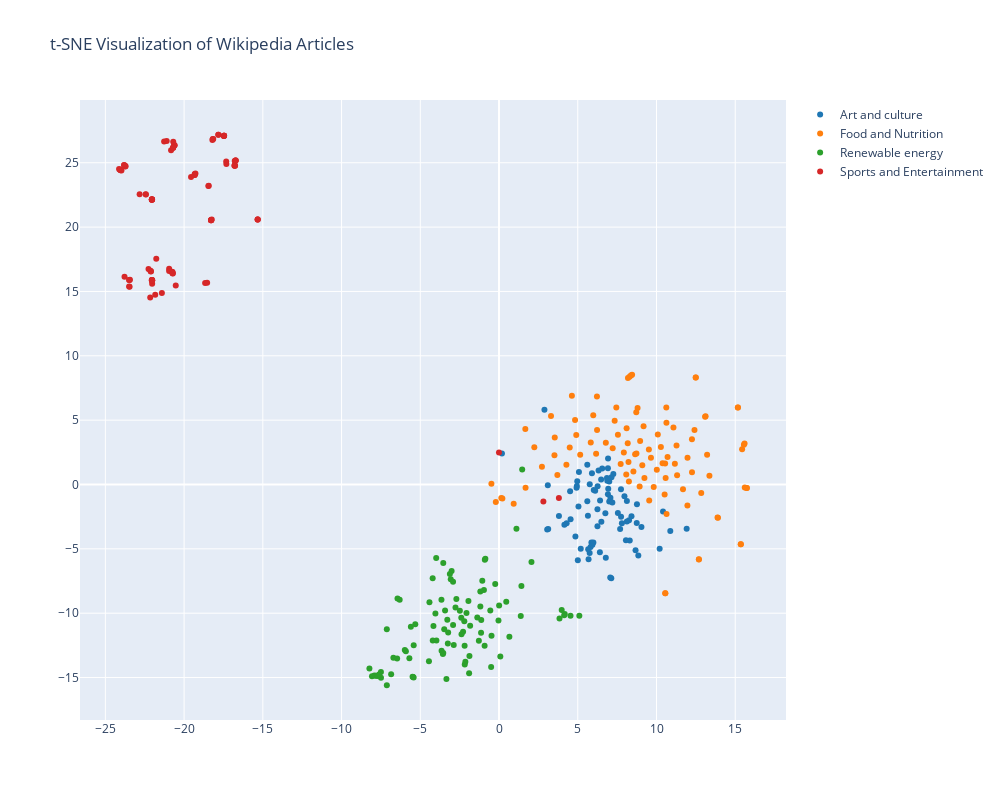

Notebook code cell kept with this figure:
### Code cell
from sklearn.feature_extraction.text import TfidfVectorizer
from sklearn.manifold import TSNE
import matplotlib.cm as cm
import numpy as np
import plotly.graph_objects as go

vectorizer = TfidfVectorizer()

# Initialize lists for the corpus, labels, and article titles
corpus = []
labels = []
article_titles = []

# Populate the lists
for theme, articles in data.items():
    for article_title, article_text in articles.items():
        corpus.append(article_text)
        labels.append(theme)
        article_titles.append(article_title)

# Ensure the lists have the same length
assert len(corpus) == len(labels) == len(article_titles)

# Create a TF-IDF matrix from the corpus
X = vectorizer.fit_transform(corpus)

# Use t-SNE to reduce the TF-IDF matrix to two dimensions
X_embedded = TSNE(n_components=2).fit_transform(X.toarray())

# Ensure the number of rows in X_embedded matches the number of articles
assert X_embedded.shape[0] == len(corpus)

layout = go.Layout(
    title='t-SNE Visualization of Wikipedia Articles',
    hovermode='closest',
    autosize=False,
    width=1000,
    height=800
)

# Color map
colors = ["#1f77b4", "#ff7f0e", "#2ca02c", "#d62728", "#9467bd", "#8c564b", "#e377c2", "#7f7f7f", "#bcbd22", "#17becf"]

# Create a trace for each theme
traces = []
for i, theme in enumerate(data.keys()):
    indices = [j for j, x in enumerate(labels) if x == theme]

    x_coords = [X_embedded[i, 0] for i in indices]
    y_coords = [X_embedded[i, 1] for i in indices]

    traces.append(
        go.Scatter(
            x=x_coords,
            y=y_coords,
            mode='markers',
            name=theme,
            marker=dict(color=colors[i % len(colors)]),  # Use a color from the custom color map
            text=[article_titles[j] for j in indices],  # hover text
            hoverinfo='text'
        )
    )

fig = go.Figure(data=traces, layout=layout)

fig.show()

### Figure 1 — Plotly figure (JSON) as saved in the notebook; plotly's stock layout.template omitted (floating-point values rounded to 4 significant figures)
{"data": [{"hoverinfo": "text", "marker": {"color": "#1f77b4"}, "mode": "markers", "name": "Art and culture", "text": ["Interculturalism", "World-Information.Org", "Serious game", "Materials science in science fiction", "Allegro Non Troppo", "Evolution (2001 film)", "Early Man (film)", "WALL-E", "Missing Link (1988 film)", "The Hills Have Eyes (2006 film)", "The Lost Skeleton of Cadavra", "The Toxic Avenger (1984 film)", "X-Men: The Official Game", "X-Men Origins: Wolverine (video game)", "X2: Wolverine's Revenge", "Generation X (film)", "Welcome to the Party (Diplo, French Montana and Lil Pump song)", "Wade Wilson (film character)", "X-Men (film series)", "Deadpool", "Deadpool (soundtrack)", "Deadpool 2 (soundtrack)", "Deadpool 2", "Deadpool 3", "Ashes (Celine Dion song)", "Deadpool and Korg React", "List of accolades received by Deadpool (film)", "Deadpool (film)", "Marketing for Deadpool (film)", "No Good Deed (2017 film)", "Dark Phoenix (film)", "X-Men: Days of Future Past", "X2 (film)", "X-Men: Days of Future Past (soundtrack)", "X-Men: Apocalypse (soundtrack)", "Dark Phoenix (soundtrack)", "X-Men (film)", "X-Men: First Class", "List of unproduced X-Men film series projects", "The New Mutants (film)", "X-Men: First Class (soundtrack)", "X-Men: The Last Stand (soundtrack)", "X-Men: Apocalypse", "Peter Maximoff", "Magneto (film character)", "Jean Grey (film character)", "Mystique (film character)", "Logan (film character)", "Charles Xavier (film character)", "List of X-Men film series cast members", "Gambit (unproduced film)", "X-Men: The Last Stand", "X-Men Origins: Wolverine", "The Wolverine (soundtrack)", "Logan (film)", "Wolverine in other media", "Logan (soundtrack)", "The Wolverine (film)", "Marvel Animated Features", "Ultra Warrior", "Krrish 3", "Class of Nuke 'Em High 2: Subhumanoid Meltdown", "Teenage Mutant Ninja Turtles III", "Teenage Mutant Ninja Turtles II: The Secret of the Ooze", "Casey Jones (film)", "Teenage Mutant Ninja Turtles (2014 film)", "Teenage Mutant Ninja Turtles: Out of the Shadows (soundtrack)", "Teenage Mutant Ninja Turtles: Out of the Shadows", "Shell Shocked (song)", "Teenage Mutant Ninja Turtles: The Score", "Teenage Mutant Ninja Turtles in film", "Turtles Forever", "Cartoon All-Stars to the Rescue", "Rise of the Teenage Mutant Ninja Turtles: The Movie", "Batman vs. Teenage Mutant Ninja Turtles", "Teenage Mutant Ninja Turtles: Mutant Mayhem", "Chip 'n Dale: Rescue Rangers (film)", "TMNT (film)"], "type": "scatter", "x": [11.92, 10.88, 0.1859, 2.883, 6.249, 7.965, 8.759, 6.416, 5.645, 7.744, 8.121, 6.498, 4.969, 4.942, 4.925, 6.914, 8.847, 8.412, 6.916, 8.744, 8.3, 8.059, 7.547, 8.256, 8.67, 9.044, 7.689, 7.75, 7.802, 8.119, 6.935, 7.0, 6.485, 4.294, 4.151, 3.804, 6.853, 7.259, 7.075, 7.0, 4.545, 10.2, 6.877, 5.902, 6.552, 5.605, 6.925, 5.761, 6.321, 5.074, 7.196, 7.141, 6.261, 3.059, 6.107, 4.514, 3.123, 6.016, 5.606, 3.098, 5.045, 6.25, 5.756, 5.813, 6.781, 5.866, 4.851, 5.93, 7.129, 7.061, 5.663, 5.686, 10.41, 6.404, 5.004, 5.19, 6.753, 5.991], "y": [-3.443, -3.604, 2.404, 5.804, -1.917, -0.906, -1.535, -1.253, -2.435, -0.3767, -1.285, -2.901, 0.2556, -0.1114, -0.2494, 1.261, -5.527, -2.475, -0.7491, -3.001, -4.346, -4.342, -2.205, -2.777, -5.107, -3.304, -3.455, -2.51, -3.006, -2.879, -0.3208, 0.2354, 0.3851, -3.004, -3.135, -2.453, 0.514, 0.8207, -1.034, -1.321, -2.701, -4.992, 0.2846, 0.8721, 1.243, 1.533, 2.027, 0.02012, 1.084, 0.9674, -1.394, 0.5569, -0.1355, -3.49, -0.478, -0.5245, -3.455, -0.4313, -1.304, -0.0632, -1.708, -3.243, -5.327, -4.856, -5.69, -4.516, -4.037, -4.674, -7.284, -7.229, -5.041, -5.808, -2.098, -5.27, -5.888, -4.992, -2.228, -4.498]}, {"hoverinfo": "text", "marker": {"color": "#ff7f0e"}, "mode": "markers", "name": "Food and Nutrition", "text": ["List of foods by protein content", "Mud cookie", "Food insecurity among college students in the United States", "Starvation", "Along Came Daffy", "Starvation response", "Deiodinase", "Limos", "Xibalba", "Minnesota Starvation Experiment", "Immurement", "The Free Besieged", "Bartleby, the Scrivener", "Thidwick the Big-Hearted Moose", "Andreas Mihavecz", "Boris Goltz", "Andrew of Hungary, Prince of Halych", "Linda Hazzard", "Kurt Gödel", "Yakov Perelman", "Leonid Kubbel", "Julia the Elder", "Patriarch Hermogenes of Moscow", "Daniil Kharms", "Alfred Flatow", "Eugeniusz Bodo", "Vera Timanova", "Archie Roberts (Australian footballer)", "Pausanias the Regent", "Robert O'Hara Burke", "Carl Schlechter", "Valdemar, Duke of Finland", "Pandolfo da Polenta", "Ugolino della Gherardesca", "Carlos, Prince of Asturias", "Anestis Delias", "Constantin Bivol", "Richard II of England", "Pavel Serebrovsky", "Jakub Kolski", "Chōtoku Kyan", "Maurycy Trębacz", "Drusus Caesar", "Jun Tsuji", "Margarete Zuelzer", "Duke Huan of Qi", "Lamberto II da Polenta", "Johannes Holzmann", "Gesang Martohartono", "Robert Falcon Scott", "Julia Livilla", "John Richardson (author)", "Heinrich George", "Marc Dutroux", "Karl Landauer", "Allen Francis Gardiner", "Maud de Braose", "Gustav Flatow", "Alexander Belyaev", "Elizaveta Ersberg", "Ludwig Becker (explorer)", "Izolda Izvitskaya", "Nazino tragedy", "Eluana Englaro", "Oleg Losev", "Anneliese Michel", "Sergey Kravkov (explorer)", "Robert Blemmell Schnebbelie", "Pope Silverius", "Hedwig Jahnow", "Feodosia Morozova", "Alpha Oumar Barry", "Chen Ru", "Bernat de Rocafort", "Fateh Singh (Sikhism)", "Prince Imperial Waneun", "Roman Lysko", "Crown Prince Sado", "Diallo Telli", "Fateh Singh (Sikh warrior)", "Thomas Johnson (monk)", "Marcus (son of Basiliscus)", "John Trehenban", "Livilla", "Jeongye Daewongun", "Celia Griffin", "Şehzade Ahmed Nuri", "Friedrich Minoux", "Benedict Joseph Labre", "Chanie Wenjack", "Ralph Shields", "Chris McCandless", "Tasman Roberts", "Ludwig Landmann", "Nikolaos Hatzidakis", "Ana Carolina Reston", "Ilya Rabinovich", "Vasily Rozanov"], "type": "scatter", "x": [-0.2039, 1.685, 0.93, 0.2116, 10.64, 0.1454, -0.4842, 7.926, 2.241, 8.534, 8.643, 10.52, 4.278, 3.52, 8.727, 10.63, 10.58, 11.96, 4.829, 3.301, 15.44, 8.187, 5.825, 6.226, 15.17, 9.538, 9.179, 15.35, 4.627, 12.69, 11.68, 11.17, 12.49, 12.84, 10.55, 9.824, 9.233, 10.39, 11.08, 15.59, 12.25, 13.21, 8.45, 5.983, 8.799, 11.31, 12.49, 12.41, 2.725, 8.248, 8.288, 13.36, 4.489, 7.726, 13.09, 8.928, 10.7, 15.16, 10.08, 7.55, 12.69, 7.343, 8.221, 6.782, 8.079, 7.218, 10.62, 11.97, 9.098, 8.716, 8.102, 13.9, 6.165, 10.02, 10.56, 15.74, 9.516, 15.61, 13.88, 10.56, 10.28, 6.217, 1.671, 8.372, 15.72, 8.173, 11.27, 4.904, 9.648, 3.706, 5.154, 3.538, 15.36, 13.12, 12.25, 7.448, 15.55, 8.962], "y": [-1.363, -0.2531, -1.499, -1.079, -2.297, -1.055, 0.05238, 2.487, 2.894, 1.001, 2.348, -0.7701, 1.532, 2.265, 2.415, 4.791, 0.5139, -1.628, 5.01, 5.329, 2.744, 8.272, 3.27, 4.238, 5.98, -1.24, 4.529, -4.643, 6.898, -5.829, -0.3765, 1.618, 8.323, -0.6702, 1.634, -0.1849, 0.4982, 1.643, 4.438, 3.183, 0.9551, 2.321, 8.523, 5.377, 5.939, 0.7192, 8.323, 4.238, 1.386, 0.2239, 8.37, 0.6822, 2.866, 1.593, 5.268, -0.1507, 2.142, 5.976, 3.895, 3.871, -5.817, 4.954, 1.753, 3.243, 0.7791, 2.818, 5.993, 2.084, 1.493, 5.61, 4.37, -2.588, 2.384, 1.144, -8.449, -0.2749, 2.719, -0.2332, -2.561, -8.452, 2.913, 6.831, 4.316, 8.465, -0.2708, 3.205, 3.023, 3.844, 2.071, 0.7381, 2.318, 3.648, -4.645, 5.31, 3.509, 5.991, 3.097, 3.387]}, {"hoverinfo": "text", "marker": {"color": "#2ca02c"}, "mode": "markers", "name": "Renewable energy", "text": ["Binary cycle", "Hydrothermal explosion", "GA Drilling", "New drilling technologies", "Pagosa hot springs", "Geothermal exploration", "Geothermal heating", "Ground source heat pump", "Copper in heat exchangers", "Enhanced geothermal system", "Solar augmented geothermal energy", "Geothermal power", "Don Stephens", "Dandelion Energy", "Seasonal thermal energy storage", "National Geothermal Data System", "Hatchōbaru Geothermal Power Plant", "Matsukawa Geothermal Power Plant", "Yunokawa Onsen (Hokkaido)", "Akinomiya Hot Springs", "Geothermal power in Japan", "Cerro Prieto Geothermal Power Station", "AltaRock Energy", "San Emidio Geothermal Plant", "Soda Lake Geothermal Plant", "Stillwater Triple Hybrid Power Plant", "McGinness Hills Geothermal Complex", "Beowawe, Nevada", "Blue Mountain Faulkner 1 Geothermal Power Plant", "Steamboat Springs (Nevada)", "Puna Geothermal Venture", "List of geothermal power stations in the United States", "The Geysers", "Bottle Rock Power Plant", "Coso Volcanic Field", "Mammoth Geothermal Complex", "Imperial Valley Geothermal Project", "Casa Diablo Hot Springs, California", "Chena Hot Springs, Alaska", "Peppermill Reno", "Geothermal Energy Association", "U.S. Geothermal", "QX Metals", "Geothermal energy in the United States", "Geothermal power in Iceland", "Seltún Hot Springs", "Hitaveita Suðurnesja", "Bjarnarflag Power Station", "Nesjavellir Geothermal Power Station", "Reykjanes Power Station", "Krafla Power Station", "Svartsengi Power Station", "Husavik Power station", "Hellisheiði Power Station", "Iceland Deep Drilling Project", "Reykjavik Geothermal", "Geysir Green Energy", "Tulu Moye Geothermal Power Station", "Corbetti Geothermal Power Station", "Aluto–Langano Geothermal Power Station", "Geothermal power in El Salvador", "Geothermal power in Ukraine", "Mount Salak", "Mount Sibayak", "Geothermal power in Indonesia", "Darajat Power Station", "Kamojang", "Wayang Windu Geothermal Power Station", "Geothermal energy in Italy", "Larderello", "Geothermal power in Italy", "Olkaria I Geothermal Power Station", "Olkaria IV Geothermal Power Station", "Menengai III Geothermal Power Station", "Olkaria VI Geothermal Power Station", "Akiira One Geothermal Power Station", "Olkaria II Geothermal Power Station", "Menengai I Geothermal Power Station", "Olkaria VII Geothermal Power Station", "Olkaria", "Olkaria III Geothermal Power Station", "Olkaria V Geothermal Power Station", "Turkana Geothermal Power Station", "Menengai II Geothermal Power Station", "Suswa Geothermal Power Station", "Geothermal power in Kenya", "Ngozi Geothermal Power Station", "Geothermal power in Germany", "Insheim Geothermal Power Station", "Apacheta-Aguilucho volcanic complex", "Geothermal power in Chile", "Puchuldiza", "Geothermal power in Romania", "Mutnovskaya Power Station", "Pauzhetskaya power station"], "type": "scatter", "x": [-4.215, -0.2418, -0.8685, -0.9011, 4.174, -1.944, -3.066, -3.122, -3.541, -0.9593, -2.764, -2.397, 1.106, -2.921, -3.011, 1.381, -3.23, -3.48, 5.1, 4.539, -2.918, -1.9, -1.188, -5.598, -1.835, -4.165, -2.176, -0.03479, -5.319, 3.98, -1.187, -2.138, -1.381, -1.131, 1.421, -6.31, -1.88, -6.448, 3.841, 2.06, -2.487, -3.341, -3.991, -2.206, -2.878, 4.138, -0.5015, -3.977, -3.649, -3.566, -4.208, -3.251, -4.451, -3.543, -1.063, -2.185, 0.08232, -5.984, -5.916, -5.42, -4.04, -2.709, 1.47, 0.6574, -1.141, -0.9155, -0.4773, -1.281, -3.656, -2.067, -3.426, -7.919, -7.721, -5.454, -7.5, -6.851, -7.823, -5.425, -7.497, -8.232, -8.068, -7.621, -6.709, -5.491, -6.471, -7.125, -5.694, -3.285, -7.127, 0.4585, -0.5551, 0.005175, -4.419, -2.283, -2.382], "y": [-7.291, -7.736, -5.774, -5.841, -10.07, -9.047, -7.365, -6.953, -6.096, -8.191, -9.567, -10.35, -3.43, -7.553, -6.722, -10.23, -11.49, -11.25, -10.2, -10.2, -10.91, -14.67, -8.312, -11.06, -10.98, -10.99, -13.98, -10.57, -10.87, -9.761, -9.482, -13.78, -10.34, -10.54, -7.887, -8.965, -13.33, -8.86, -10.42, -6.013, -9.819, -15.12, -5.72, -10.63, -12.48, -10.17, -14.19, -12.13, -12.91, -13.18, -12.12, -12.36, -13.73, -13.09, -7.472, -12.54, -13.36, -12.87, -12.96, -12.49, -10.03, -8.89, 1.163, -11.84, -11.53, -12.54, -11.75, -12.15, -8.949, -9.979, -9.789, -14.85, -14.89, -14.95, -14.58, -14.74, -14.85, -15.0, -15.02, -14.3, -14.91, -14.76, -13.46, -14.94, -13.53, -15.6, -13.5, -10.51, -11.25, -9.115, -9.788, -9.404, -9.153, -11.44, -11.64]}, {"hoverinfo": "text", "marker": {"color": "#d62728"}, "mode": "markers", "name": "Sports and Entertainment", "text": ["Nitro Circus", "Techno Games", "Monster Mutt", "Wrestling at the 2024 Summer Olympics", "Wrestling at the 2024 Summer Olympics – Qualification", "2020 European Wrestling Championships – Women's Freestyle 55 kg", "2020 European Wrestling Championships – Women's Freestyle 53 kg", "2020 European Wrestling Championships – Women's Freestyle 62 kg", "2020 European Wrestling Championships – Women's Freestyle 76 kg", "2020 European Wrestling Championships – Women's Freestyle 50 kg", "2020 European Wrestling Championships – Women's Freestyle 68 kg", "2020 Individual Wrestling World Cup – Women's freestyle 76 kg", "2020 Individual Wrestling World Cup – Women's freestyle 57 kg", "2020 European Wrestling Championships – Women's Freestyle 57 kg", "2020 European Wrestling Championships – Women's Freestyle 59 kg", "2020 Individual Wrestling World Cup – Women's freestyle 68 kg", "2020 Individual Wrestling World Cup – Women's freestyle 62 kg", "2020 Individual Wrestling World Cup – Women's freestyle 55 kg", "2020 European Wrestling Championships – Women's Freestyle 65 kg", "2020 European Wrestling Championships – Women's Freestyle 72 kg", "2020 Individual Wrestling World Cup – Women's freestyle 50 kg", "2020 Individual Wrestling World Cup – Women's freestyle 53 kg", "2020 Individual Wrestling World Cup – Women's freestyle 72 kg", "2020 Individual Wrestling World Cup – Women's freestyle 65 kg", "2020 Individual Wrestling World Cup – Women's freestyle 59 kg", "2021 European Wrestling Championships – Women's Freestyle 65 kg", "2021 European Wrestling Championships – Women's Freestyle 76 kg", "2021 European Wrestling Championships – Women's Freestyle 62 kg", "Wrestling at the 2020 Summer Olympics – Women's freestyle 50 kg", "2021 European Wrestling Championships – Women's Freestyle 68 kg", "2021 World Wrestling Championships – Women's freestyle 76 kg", "Wrestling at the 2020 Summer Olympics – Women's freestyle 57 kg", "2021 World Wrestling Championships – Women's freestyle 62 kg", "2021 U23 World Wrestling Championships – Women's freestyle 76 kg", "2021 European Wrestling Championships – Women's Freestyle 72 kg", "2021 U23 World Wrestling Championships – Women's freestyle 50 kg", "2021 European Wrestling Championships – Women's Freestyle 59 kg", "2021 World Wrestling Championships – Women's freestyle 72 kg", "2021 U23 World Wrestling Championships – Women's freestyle 72 kg", "2021 World Wrestling Championships – Women's freestyle 57 kg", "Wrestling at the 2020 Summer Olympics – Women's freestyle 68 kg", "2021 U23 World Wrestling Championships – Women's freestyle 62 kg", "2021 European Wrestling Championships – Women's Freestyle 57 kg", "2021 World Wrestling Championships – Women's freestyle 65 kg", "2021 U23 World Wrestling Championships – Women's freestyle 65 kg", "Wrestling at the 2020 Summer Olympics – Women's freestyle 62 kg", "2021 U23 World Wrestling Championships – Women's freestyle 53 kg", "Wrestling at the 2020 Summer Olympics – Women's freestyle 53 kg", "2021 European Wrestling Championships – Women's Freestyle 55 kg", "2021 European Wrestling Championships – Women's Freestyle 53 kg", "2021 U23 World Wrestling Championships – Women's freestyle 55 kg", "2021 World Wrestling Championships – Women's freestyle 55 kg", "Wrestling at the 2020 Summer Olympics – Women's freestyle 76 kg", "2021 U23 World Wrestling Championships – Women's freestyle 57 kg", "2021 World Wrestling Championships – Women's freestyle 53 kg", "2021 U23 World Wrestling Championships – Women's freestyle 59 kg", "2021 U23 World Wrestling Championships – Women's freestyle 68 kg", "2021 World Wrestling Championships – Women's freestyle 59 kg", "2021 World Wrestling Championships – Women's freestyle 68 kg", "2021 World Wrestling Championships – Women's freestyle 50 kg", "2021 European Wrestling Championships – Women's Freestyle 50 kg", "2023 European Wrestling Championships – Women's freestyle 76 kg", "2023 European Wrestling Championships – Women's freestyle 72 kg", "2023 European Wrestling Championships – Women's freestyle 62 kg", "2023 European Wrestling Championships – Women's freestyle 68 kg", "2023 European Wrestling Championships – Women's freestyle 55 kg", "2023 European Wrestling Championships – Women's freestyle 50 kg", "2023 European Wrestling Championships – Women's freestyle 53 kg", "2023 European Wrestling Championships – Women's freestyle 65 kg", "2023 European Wrestling Championships – Women's freestyle 59 kg", "2023 European Wrestling Championships – Women's freestyle 57 kg", "2022 European Wrestling Championships – Women's Freestyle 50 kg", "2022 U23 World Wrestling Championships – Women's freestyle 57 kg", "2022 U23 World Wrestling Championships – Women's freestyle 68 kg", "2022 World Wrestling Championships – Women's freestyle 59 kg", "2022 World Wrestling Championships – Women's freestyle 68 kg", "2022 World Wrestling Championships – Women's freestyle 57 kg", "2022 European Wrestling Championships – Women's Freestyle 72 kg", "2022 U23 World Wrestling Championships – Women's freestyle 59 kg", "2022 European Wrestling Championships – Women's Freestyle 59 kg", "Wrestling at the 2022 Commonwealth Games – Women's freestyle 62 kg", "2022 U23 World Wrestling Championships – Women's freestyle 50 kg", "2022 World Wrestling Championships – Women's freestyle 62 kg", "2022 World Wrestling Championships – Women's freestyle 76 kg", "Wrestling at the 2022 Commonwealth Games – Women's freestyle 76 kg", "2022 U23 World Wrestling Championships – Women's freestyle 62 kg", "Wrestling at the 2022 Mediterranean Games – Women's Freestyle 62 kg", "2022 European Wrestling Championships – Women's Freestyle 76 kg", "2022 European Wrestling Championships – Women's Freestyle 68 kg", "2022 European Wrestling Championships – Women's Freestyle 65 kg", "Wrestling at the 2022 Commonwealth Games – Women's freestyle 50 kg", "2022 U23 World Wrestling Championships – Women's freestyle 76 kg", "Wrestling at the 2022 Commonwealth Games – Women's freestyle 57 kg", "2022 European Wrestling Championships – Women's Freestyle 55 kg", "2022 U23 World Wrestling Championships – Women's freestyle 65 kg", "Wrestling at the 2022 Mediterranean Games – Women's Freestyle 50 kg", "2022 World Wrestling Championships – Women's freestyle 72 kg", "Wrestling at the 2022 Commonwealth Games – Women's freestyle 68 kg", "Wrestling at the 2022 Mediterranean Games – Women's Freestyle 57 kg"], "type": "scatter", "x": [2.816, -0.003609, 3.802, -18.66, -18.54, -20.61, -21.27, -20.83, -21.11, -20.64, -20.61, -24.07, -24.04, -20.7, -20.69, -24.07, -23.75, -23.81, -20.7, -20.69, -23.75, -23.72, -23.81, -23.98, -24.13, -16.8, -16.74, -17.32, -23.44, -17.33, -22.03, -23.49, -22.05, -22.05, -16.79, -22.42, -16.72, -21.41, -22.03, -22.05, -23.46, -22.05, -16.77, -22.03, -22.82, -23.49, -22.44, -23.78, -16.74, -16.76, -22.04, -22.15, -23.48, -22.05, -22.05, -22.05, -22.04, -22.02, -21.83, -22.03, -16.78, -17.82, -17.46, -17.47, -18.2, -17.83, -18.15, -17.46, -17.48, -18.18, -17.46, -19.33, -20.77, -20.74, -21.77, -22.11, -22.14, -19.28, -20.95, -18.46, -18.29, -20.95, -22.11, -22.26, -18.29, -20.73, -15.33, -19.33, -19.33, -18.44, -18.24, -20.75, -18.29, -19.56, -20.72, -15.33, -20.53, -18.29, -15.33], "y": [-1.313, 2.491, -1.057, 15.67, 15.67, 26.37, 26.66, 25.98, 26.7, 26.35, 26.36, 24.46, 24.41, 26.18, 26.62, 24.45, 24.76, 24.81, 26.19, 26.17, 24.7, 24.73, 24.82, 24.4, 24.52, 24.79, 25.17, 24.91, 15.91, 25.09, 15.59, 15.89, 15.89, 22.15, 24.77, 22.54, 25.18, 14.89, 22.15, 15.89, 15.37, 22.15, 24.77, 15.86, 22.55, 15.38, 22.56, 16.15, 25.18, 24.78, 22.16, 14.53, 15.89, 22.13, 15.86, 22.14, 22.16, 15.88, 14.75, 15.87, 25.13, 27.17, 27.1, 27.1, 26.78, 27.18, 26.86, 27.11, 27.09, 26.86, 27.1, 24.05, 16.54, 16.52, 17.53, 16.57, 16.61, 24.17, 16.77, 23.2, 20.53, 16.59, 16.55, 16.75, 20.54, 16.42, 20.59, 24.12, 24.05, 23.21, 20.6, 16.45, 20.56, 23.89, 16.4, 20.59, 15.46, 20.54, 20.59]}], "layout": {"autosize": false, "height": 800, "hovermode": "closest", "title": {"text": "t-SNE Visualization of Wikipedia Articles"}, "width": 1000}}
